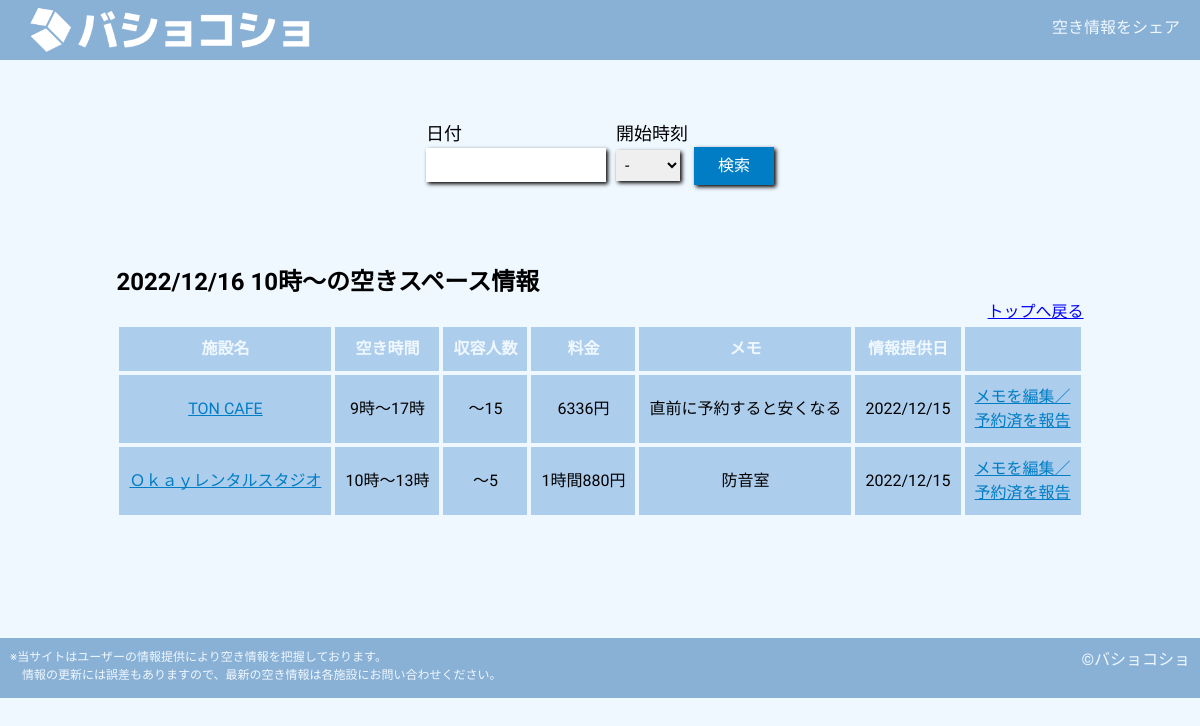
Screenshot of /search with the database file from the repository.
### tables this page shows
CREATE TABLE "space_list" (
	"ID"	INTEGER NOT NULL,
	"name"	TEXT NOT NULL,
	"space_date"	TEXT NOT NULL,
	"start_time"	INTEGER NOT NULL,
	"end_time"	INTEGER NOT NULL,
	"capacity"	TEXT,
	"price"	TEXT,
	"memo"	TEXT,
	"reserved"	INTEGER NOT NULL DEFAULT 0,
	"createAt"	TEXT,
	PRIMARY KEY("ID" AUTOINCREMENT)
);

### app.py (the view)
@app.route('/search')
def search():
    dt_now = datetime.datetime.now()
    str_today = dt_now.strftime("%Y/%m/%d")
    str_date = request.args.get("date", default=str_today, type=str)
    int_time = request.args.get("time", default=10, type=int)
    conn = sqlite3.connect('bk.db')
    cur = conn.cursor()
    cur.execute("SELECT * FROM space_list WHERE space_date = ? AND start_time <= ? AND end_time > ? AND reserved = 0;", (str_date,int_time,int_time))
    spaces = cur.fetchall()
    conn.close()
    return render_template('search.html', spaces=spaces, date=str_date, time=int_time)

### templates/search.html (shortened to what this page needs)
{% extends 'base.html' %}
{% block content %}
    <div class="search-top">
        <div class="search-form-container">
            <form action="/search" id="search">
                <div class="form-left">
                    <p>日付</p>
                    <input type="text" name="date" id="search-date" pattern="\d{4}/\d{2}/\d{2}">
                </div>
                <div class="form-right">
                    <p>開始時刻</p>
                    <select name="time" id="search-time">
                        <option value="">-</option>
                    </select>
                    <input type="submit" value="検索">
                </div>
            </form>
        </div>
    </div>
    <br>
    <div class="search-result">
        <h2>{{ date }} {{ time }}時～の空きスペース情報</h2>
        <div class="to-top-link">
            <a href="/">トップへ戻る</a>
        </div>
        <br>
        {% if spaces %}
        <table>
            <thead>
                <td>施設名</td>
                <td>空き時間</td>
                <td>収容人数</td>
                <td>料金</td>
                <td>メモ</td>
                <td>情報提供日</td>
                <td></td>
            </thead>
            {% for space in spaces %}
            <tr>
                <td><a href="https://www.google.co.jp/maps/search/{{ space[1] }}" target="_blank" rel="noopener noreferrer">{{ space[1] }}</a></td>
                <td>{{ space[3] }}時～{{ space[4] }}時</td>
                <td>{% if space[5] %}{{ space[5] }}{% endif %}</td>
                <td>{% if space[6] %}{{ space[6] }}{% endif %}</td>
                <td>{% if space[7] %}{{ space[7] }}{% endif %}</td>
                <td>{{ space[9] }}</td>
                <td>
                    {% if space[8] == 0 %}
                    <a href="/detail/{{ space[0] }}">メモを編集／<br>予約済を報告</a>
                    {% else %}
                    予約済
                    {% endif %}
                </td>
            </tr>
            {% endfor %}
        </table>
        {% else %}
        <br>
        <p>該当する情報がありません。</p>
        {% endif %}
    </div>
{% endblock %}

### static/css/style.css (style rules this page uses)
body { font-family: "M PLUS 1p", "Noto Sans JP", "ヒラギノ角ゴ Pro W3", "Hiragino Kaku Gothic Pro", "ヒラギノ角ゴ ProN W3", "Hiragino Kaku Gothic ProN", "游ゴシック", YuGothic, "メイリオ", "Meiryo", "HGPｺﾞｼｯｸM", "Osaka", "ＭＳ Ｐゴシック", sans-serif, Century Gothic, Arial; background-color:#F0F8FF; }
a { color: inherit; text-decoration: none; }
.search-form-container { width: fit-content; height: fit-content; margin: 30px auto; }
.search-form-container p { font-size: 18px; }
.form-left { float: left; }
.form-right { float: left; margin-left: 10px; }
input[type="text"], select { padding: 5px; border: none; box-shadow: 2px 2px 4px #000; }
#search-date { margin-top: 1px; width: 180px; }
#search-time { width: 4em; }
input[type="submit"] { margin-left: 10px; padding: 5px; width: 5em; color: white; background-color: #007DC5; border: 2px solid #007DC5; box-shadow: 2px 2px 4px #000; }
thead { color:#F0F8FF; font-weight: bold; }
td { padding: 10px; background-color: #ADCDEC; border: 1px solid #F0F8FF; text-align: center; }
td a { color: #007DC5; text-decoration-line: underline; }
.to-top-link { float: right; }
.to-top-link a { color: blue; text-decoration: underline; }
.search-top { width: fit-content; height: fit-content; margin: 120px auto; }
.search-result { width: fit-content; height: fit-content; margin: 120px auto; }

### rows the page displays
space_list: name "TON CAFE", start_time "9", end_time "17", capacity "～15", price "6336円", memo "直前に予約すると安くなる", createAt "2022/12/15"
space_list: name "Ｏｋａｙレンタルスタジオ", start_time "10", end_time "13", capacity "～5", price "1時間880円", memo "防音室", createAt "2022/12/15"

### other values shown
{{ date }} "2022/12/16"
{{ time }} "10"
